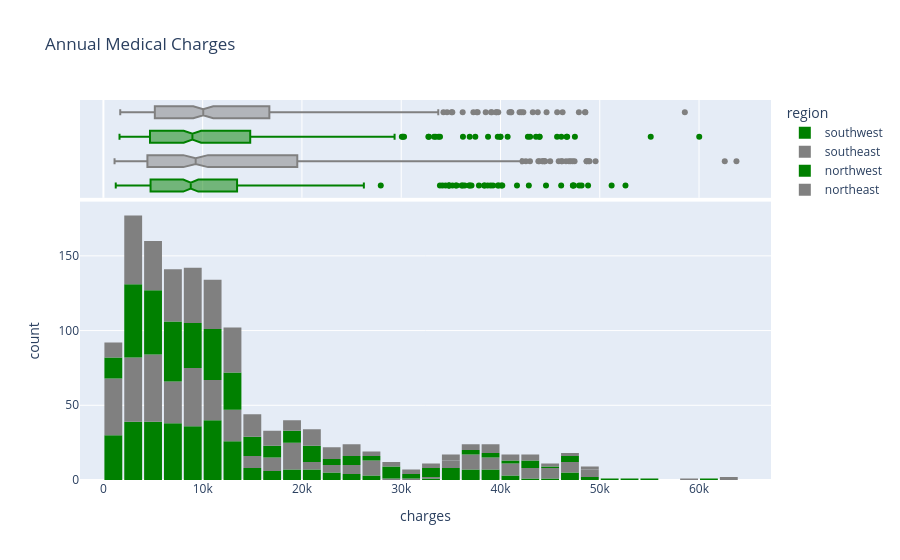

Here is the notebook cell this chart was saved with:
### Code cell
fig = px.histogram(medical_df, 
                   x='charges', 
                   marginal='box', 
                   color='region', 
                   color_discrete_sequence=['green', 'grey'], 
                   title='Annual Medical Charges')
fig.update_layout(bargap=0.1)
fig.show()

### Figure 1 — Plotly figure (JSON) as saved in the notebook; plotly's stock layout.template omitted (floating-point values rounded to 4 significant figures; data arrays with more than 128 entries replaced by an {"elided": "..."} marker saying what was removed)
{"data": [{"bingroup": "x", "hovertemplate": "region=southwest<br>charges=%{x}<br>count=%{y}<extra></extra>", "legendgroup": "southwest", "marker": {"color": "green", "pattern": {"shape": ""}}, "name": "southwest", "orientation": "v", "showlegend": true, "type": "histogram", "x": {"elided": "325 float values"}, "xaxis": "x", "yaxis": "y"}, {"hovertemplate": "region=southwest<br>charges=%{x}<extra></extra>", "legendgroup": "southwest", "marker": {"color": "green"}, "name": "southwest", "notched": true, "showlegend": false, "type": "box", "x": {"elided": "325 float values"}, "xaxis": "x2", "yaxis": "y2"}, {"bingroup": "x", "hovertemplate": "region=southeast<br>charges=%{x}<br>count=%{y}<extra></extra>", "legendgroup": "southeast", "marker": {"color": "grey", "pattern": {"shape": ""}}, "name": "southeast", "orientation": "v", "showlegend": true, "type": "histogram", "x": {"elided": "364 float values"}, "xaxis": "x", "yaxis": "y"}, {"hovertemplate": "region=southeast<br>charges=%{x}<extra></extra>", "legendgroup": "southeast", "marker": {"color": "grey"}, "name": "southeast", "notched": true, "showlegend": false, "type": "box", "x": {"elided": "364 float values"}, "xaxis": "x2", "yaxis": "y2"}, {"bingroup": "x", "hovertemplate": "region=northwest<br>charges=%{x}<br>count=%{y}<extra></extra>", "legendgroup": "northwest", "marker": {"color": "green", "pattern": {"shape": ""}}, "name": "northwest", "orientation": "v", "showlegend": true, "type": "histogram", "x": {"elided": "325 float values"}, "xaxis": "x", "yaxis": "y"}, {"hovertemplate": "region=northwest<br>charges=%{x}<extra></extra>", "legendgroup": "northwest", "marker": {"color": "green"}, "name": "northwest", "notched": true, "showlegend": false, "type": "box", "x": {"elided": "325 float values"}, "xaxis": "x2", "yaxis": "y2"}, {"bingroup": "x", "hovertemplate": "region=northeast<br>charges=%{x}<br>count=%{y}<extra></extra>", "legendgroup": "northeast", "marker": {"color": "grey", "pattern": {"shape": ""}}, "name": "northeast", "orientation": "v", "showlegend": true, "type": "histogram", "x": {"elided": "324 float values"}, "xaxis": "x", "yaxis": "y"}, {"hovertemplate": "region=northeast<br>charges=%{x}<extra></extra>", "legendgroup": "northeast", "marker": {"color": "grey"}, "name": "northeast", "notched": true, "showlegend": false, "type": "box", "x": {"elided": "324 float values"}, "xaxis": "x2", "yaxis": "y2"}], "layout": {"bargap": 0.1, "barmode": "relative", "legend": {"title": {"text": "region"}, "tracegroupgap": 0}, "title": {"text": "Annual Medical Charges"}, "xaxis": {"anchor": "y", "domain": [0, 1], "title": {"text": "charges"}}, "xaxis2": {"anchor": "y2", "domain": [0, 1], "matches": "x", "showgrid": true, "showticklabels": false}, "yaxis": {"anchor": "x", "domain": [0, 0.7326], "title": {"text": "count"}}, "yaxis2": {"anchor": "x2", "domain": [0.7426, 1], "matches": "y2", "showgrid": false, "showline": false, "showticklabels": false, "ticks": ""}}}
